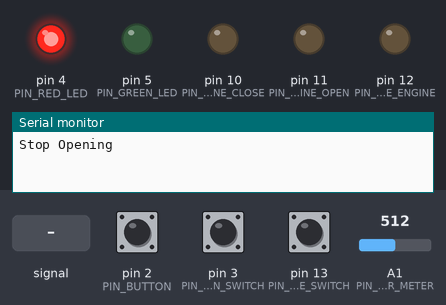
Recording of a sketch running on a simulated Arduino Uno, built with avr-gcc and run on an emulated ATmega328P. Parts: output pins drawn as LEDs (lit = HIGH), the last lines printed to the serial monitor. Inputs (shaded band) come from the test bench; at power-on: pin 2 (PIN_BUTTON) LOW, pin 13 (PIN_CLOSE_SWITCH) LOW, A1 (PIN_POWER_METER) = 512, pin 3 (PIN_OPEN_SWITCH) LOW.

Above: at 1.2 s.
1.3 s: pin 2 (PIN_BUTTON) pulled HIGH for 0.15 s
At 1.7 s:
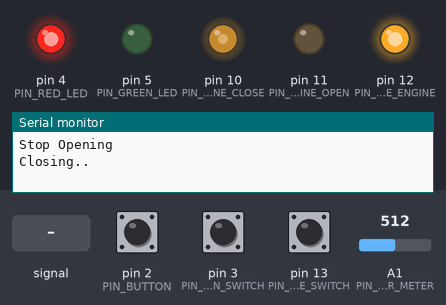
2.9 s: pin 13 (PIN_CLOSE_SWITCH) pulled HIGH for 0.15 s
At 4.1 s:
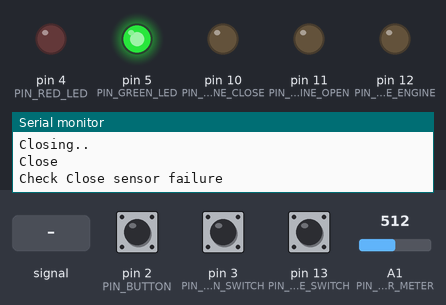
4.5 s: pin 2 (PIN_BUTTON) pulled HIGH for 1 s
At 5.4 s:
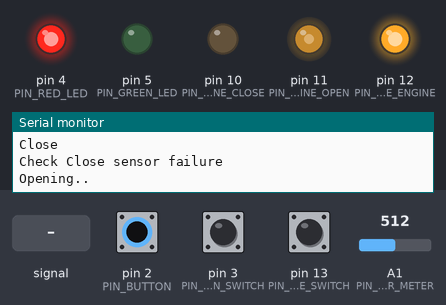
7.0 s: A1 (PIN_POWER_METER) fed a 200 Hz sine of ±81 counts around its level
Timing chart, 0 to 8.7 s (numbered marks = the images above; inputs shaded):
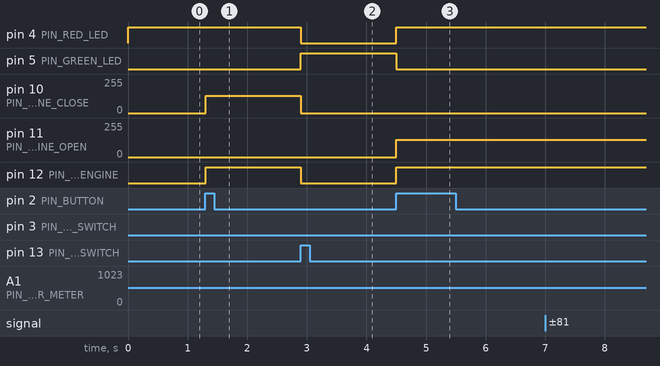

The sketch:

TP1.ino
```cpp
// REGION LIBRARY
#include <IRremote.h> //sensor IR
// END REGION LIBRARY

// REGION PIN
#define PIN_OPEN_SWITCH 3
#define PIN_CLOSE_SWITCH 13
#define PIN_GREEN_LED 5
#define PIN_RED_LED 4
#define PIN_BUTTON 2
#define PIN_ENGINE_OPEN 11
#define PIN_ENGINE_CLOSE 10
#define PIN_ACTIVATE_ENGINE 12
#define PIN_REMOTE_CONTROL_IR 6
#define PIN_POWER_METER A1
// END REGION PIN

// REGION STATE
#define STATE_INITIAL 0
#define STATE_OPENED 1
#define STATE_CLOSED 2
#define STATE_OPENING 3
#define STATE_CLOSING 4
#define STATE_STOP_OPENING 5
#define STATE_STOP_CLOSING 6
// END REGION STATE

// REGION EVENT
#define EVENT_AUTOMATIC_ACTION_CLOSE 1
#define EVENT_AUTOMATIC_ACTION_OPEN 2
#define EVENT_MANUAL_ACTION 3
#define EVENT_NOT_MODIFIED 4
// END REGION EVENT

// REGION DIRECTION ENGINE
#define DIRECTION_CLOSE_ENGINE -1
#define DIRECTION_STOP_ENGINE 0
#define DIRECTION_OPEN_ENGINE 1
// REGION DIRECTION ENGINE

// REGION OTHERS
#define DEFAULT_BAUND_RATE 9600
#define ARRAY_LENGTH 2
#define POWER_TRANSFORM 4
#define INDEX_ZERO 0
#define INDEX_ONE 1
// END REGION OTHERS

// REGION VARIABLES
int power = 0;
int state = STATE_INITIAL;
int event = 0;
int previusEvent = LOW;
int buttonPush = LOW;
int buttonRemote = LOW;
int finalOpen = LOW;
int finalClosed = HIGH;
int remoteCode = -1;
//INDICES DE ARRAYS DE SENSORES DE FIN DE CARRERA
int indexSwitchSensors[ARRAY_LENGTH]={INDEX_ZERO,INDEX_ONE};
// END REGION VARIABLES


void initInputs()
{
  pinMode(PIN_OPEN_SWITCH, INPUT);
  pinMode(PIN_CLOSE_SWITCH, INPUT);
  pinMode(PIN_BUTTON, INPUT);
  pinMode(PIN_REMOTE_CONTROL_IR, INPUT);
  IrReceiver.begin(PIN_REMOTE_CONTROL_IR, ENABLE_LED_FEEDBACK);
  pinMode(PIN_POWER_METER, INPUT);
}

void initOutputs()
{
  pinMode(PIN_GREEN_LED, OUTPUT);
  pinMode(PIN_RED_LED, OUTPUT);
  pinMode(PIN_ENGINE_OPEN, OUTPUT);
  pinMode(PIN_ENGINE_CLOSE, OUTPUT);
  pinMode(PIN_ACTIVATE_ENGINE, OUTPUT);
}

//INTERCAMBIA EL ORDEN DE LOS INDICES DE ARRAY DE SENSORES DE FIN DE CARRERA
void reverseIndex()
{
  int aux = indexSwitchSensors[INDEX_ZERO];
  indexSwitchSensors[INDEX_ZERO] = indexSwitchSensors[INDEX_ONE];
  indexSwitchSensors[INDEX_ONE] = aux;
}

//DEFINE EVENTE SEGUN SENSORES DE FINALE DE CARRERA PERO ALTERNA EL ORDEN EN QUE LOS LEE EN CADA LOOP
int alternateSwitchEvent()
{
  reverseIndex();
  int sensorResult[ARRAY_LENGTH] ={finalClosed,finalOpen};
  int sensorEvent[ARRAY_LENGTH] = {EVENT_AUTOMATIC_ACTION_CLOSE,EVENT_AUTOMATIC_ACTION_OPEN};

  int index = indexSwitchSensors[INDEX_ZERO];
  if(sensorResult[index]==HIGH)
  {
    return sensorEvent[index];
  }
  index = indexSwitchSensors[INDEX_ONE];
  if(sensorResult[index]==HIGH)
  {
    return sensorEvent[index];
  }
   return LOW;
}
int defineEvent()
{
    int oldManualActionPush = buttonPush;
  int oldManualActionRemote = buttonRemote;
    readSensors();
    if((buttonPush == HIGH && oldManualActionPush==LOW) || (buttonRemote == HIGH && oldManualActionRemote==LOW)){
        return EVENT_MANUAL_ACTION;
    }
    int sensorEvent = alternateSwitchEvent();
    if(sensorEvent > LOW)
    {
        return sensorEvent;
    }
    return EVENT_NOT_MODIFIED;
}

void turnLight(int pinLedOn,int pinLedOff) {
    digitalWrite(pinLedOff, LOW);
    digitalWrite(pinLedOn, HIGH);

}

void moveEngine(int direction)
{
  if (direction == DIRECTION_STOP_ENGINE)
  {
    digitalWrite(PIN_ACTIVATE_ENGINE,LOW);
    digitalWrite(PIN_ENGINE_CLOSE,LOW);
    digitalWrite(PIN_ENGINE_OPEN,LOW);

  }
  if (direction == DIRECTION_OPEN_ENGINE)
  {

    digitalWrite(PIN_ACTIVATE_ENGINE,HIGH);
    digitalWrite(PIN_ENGINE_CLOSE,LOW);
    analogWrite(PIN_ENGINE_OPEN,power);
  }
  if (direction == DIRECTION_CLOSE_ENGINE)
  {

    digitalWrite(PIN_ACTIVATE_ENGINE,HIGH);
    digitalWrite(PIN_ENGINE_OPEN,LOW);
    analogWrite(PIN_ENGINE_CLOSE,power);

  }
}

int readRemote()
{
  int value = LOW;
  int oldRemoteCode = remoteCode;
  if (IrReceiver.decode())
  {
    remoteCode =IrReceiver.decodedIRData.command;
    IrReceiver.resume();
  }
  else{
    remoteCode =-1;
  }
  if(oldRemoteCode!=remoteCode)
  {
    value = HIGH;
  }
  return value;
}

void readSensors() {
    // Pulsador
    int buttonVal = digitalRead(PIN_BUTTON);
    buttonPush = buttonVal;
    // Control Remoto
    int remoteVal = readRemote();
    buttonRemote = remoteVal;
    // Potenciometro
    int powerMeterVal = analogRead(PIN_POWER_METER);
    power = powerMeterVal / POWER_TRANSFORM;
    // Fin de carrera cierre
    int closedSwitchVal = digitalRead(PIN_CLOSE_SWITCH);
    finalClosed = closedSwitchVal;
    // Fin de carrera apertura
    int openSwitchVal = digitalRead(PIN_OPEN_SWITCH);
    finalOpen = openSwitchVal;
}
template <typename T>
void logAction(T message)
{
    if(event != previusEvent)
    {
      Serial.println(message);
    }
}

void stateMachine()
{
    previusEvent = event;
    event = defineEvent();
    switch (state)
    {
        case STATE_INITIAL:
        switch(event)
            {
                case EVENT_AUTOMATIC_ACTION_CLOSE:
                    turnLight(PIN_GREEN_LED,PIN_RED_LED);
                    moveEngine(DIRECTION_STOP_ENGINE);
                    state = STATE_CLOSED;
                    logAction("Closed");
                    break;
                case EVENT_AUTOMATIC_ACTION_OPEN:
                    turnLight(PIN_RED_LED,PIN_GREEN_LED);
                    moveEngine(DIRECTION_STOP_ENGINE);
                    state = STATE_OPENED;
                    logAction("Opened");
                    break;
                case EVENT_MANUAL_ACTION:
                    moveEngine(DIRECTION_CLOSE_ENGINE);
                    turnLight(PIN_RED_LED,PIN_GREEN_LED);
                    logAction("Closing...");
                    state = STATE_CLOSING;
                    break;
                case EVENT_NOT_MODIFIED:
                    turnLight(PIN_RED_LED,PIN_GREEN_LED);
                    moveEngine(DIRECTION_STOP_ENGINE);
                    logAction("Stop Opening");
                    state = STATE_STOP_OPENING;
                    break;
                default:
                    logAction("Invalid Event");
                    break;
            }
            break;
        case STATE_CLOSED:
        switch (event)
        {
            case EVENT_AUTOMATIC_ACTION_CLOSE:
                // NOTHING TODO
                break;
            case EVENT_AUTOMATIC_ACTION_OPEN:
                logAction("Check Open sensor failure");
                break;
            case EVENT_MANUAL_ACTION:
                moveEngine(DIRECTION_OPEN_ENGINE);
                turnLight(PIN_RED_LED,PIN_GREEN_LED);
                logAction("Opening..");
                state = STATE_OPENING;
                break;
            case EVENT_NOT_MODIFIED:
                logAction("Check Close sensor failure");
                break;
            default:
                logAction("Invalid Event");
                break;
        }
            break;
    case STATE_OPENED:
        switch (event)
        {
            case EVENT_AUTOMATIC_ACTION_CLOSE:
                logAction("Check Close sensor failure");
                break;
            case EVENT_AUTOMATIC_ACTION_OPEN:
                // NOTHING TODO
                break;
            case EVENT_MANUAL_ACTION:
                moveEngine(DIRECTION_CLOSE_ENGINE);
                logAction("Closing..");
                state = STATE_CLOSING;
                break;
            case EVENT_NOT_MODIFIED:
                logAction("Check Open sensor failure");
                break;
            default:
                logAction("Invalid Event");
                break;
        }
            break;
    case STATE_OPENING:
        switch (event)
        {
            case EVENT_AUTOMATIC_ACTION_CLOSE:
                logAction("Check Close sensor failure");
                break;
            case EVENT_AUTOMATIC_ACTION_OPEN:
                moveEngine(DIRECTION_STOP_ENGINE);
                logAction("Open");
                state = STATE_OPENED;
                break;
            case EVENT_MANUAL_ACTION:
                moveEngine(DIRECTION_STOP_ENGINE);
                logAction("Stop Opening");
                state = STATE_STOP_OPENING;
                break;
            case EVENT_NOT_MODIFIED:
                moveEngine(DIRECTION_OPEN_ENGINE);
                break;
            default:
                logAction("Invalid Event");
                break;
        }
            break;
        case STATE_STOP_OPENING:
        switch (event)
        {
            case EVENT_AUTOMATIC_ACTION_CLOSE:
            logAction("Check Close sensor failure");
            break;
            case EVENT_AUTOMATIC_ACTION_OPEN:
            logAction("Check Open sensor failure");
            break;
            case EVENT_MANUAL_ACTION:
            moveEngine(DIRECTION_CLOSE_ENGINE);
            logAction("Closing..");
            state = STATE_CLOSING;
            break;
            case EVENT_NOT_MODIFIED:
            // NOTHING TODO
            break;
        default:
            logAction("Invalid Event");
            break;
        }
            break;
    case STATE_CLOSING:
        switch (event)
        {
        case EVENT_AUTOMATIC_ACTION_CLOSE:
            moveEngine(DIRECTION_STOP_ENGINE);
            turnLight(PIN_GREEN_LED,PIN_RED_LED);
            logAction("Close");
            state = STATE_CLOSED;
            break;
        case EVENT_AUTOMATIC_ACTION_OPEN:
            logAction("Check Open sensor failure");
            break;
        case EVENT_MANUAL_ACTION:
            moveEngine(DIRECTION_STOP_ENGINE);
            logAction("Stop Closing");
            state = STATE_STOP_CLOSING;
            break;
        case EVENT_NOT_MODIFIED:
            moveEngine(DIRECTION_CLOSE_ENGINE);
            break;
        default:
            logAction("Invalid Event");
            break;
        }
            break;
    case STATE_STOP_CLOSING:
        switch (event)
        {
            case EVENT_AUTOMATIC_ACTION_CLOSE:
                logAction("Check Close sensor failure");
                break;
            case EVENT_AUTOMATIC_ACTION_OPEN:
                logAction("Check Open sensor failure");
                break;
            case EVENT_MANUAL_ACTION:
                moveEngine(DIRECTION_OPEN_ENGINE);
                logAction("Opening..");
                state = STATE_OPENING;
                break;
            case EVENT_NOT_MODIFIED:
                // NOTHING TODO
                break;
            default:
                logAction("Invalid Event");
                break;
            }
            break;
        default:
            logAction("Invalid State");
            break;
    }
}

void setup()
{
  Serial.begin(DEFAULT_BAUND_RATE);
  initInputs();
  initOutputs();
}

void loop()
{
    stateMachine();
}
```

Measured:
- after the input at 1.3 s, pin 10 (PIN_ENGINE_CLOSE): 0/255 → 128/255 at once; pin 12 (PIN_ACTIVATE_ENGINE): LOW → HIGH at once
- after the input at 2.9 s, pin 4 (PIN_RED_LED), pin 12 (PIN_ACTIVATE_ENGINE): HIGH → LOW at once; pin 5 (PIN_GREEN_LED): LOW → HIGH at once; pin 10 (PIN_ENGINE_CLOSE): 128/255 → 0/255 at once
- after the input at 4.5 s, pin 4 (PIN_RED_LED), pin 12 (PIN_ACTIVATE_ENGINE): LOW → HIGH at once; pin 5 (PIN_GREEN_LED): HIGH → LOW at once; pin 11 (PIN_ENGINE_OPEN): 0/255 → 128/255 at once
